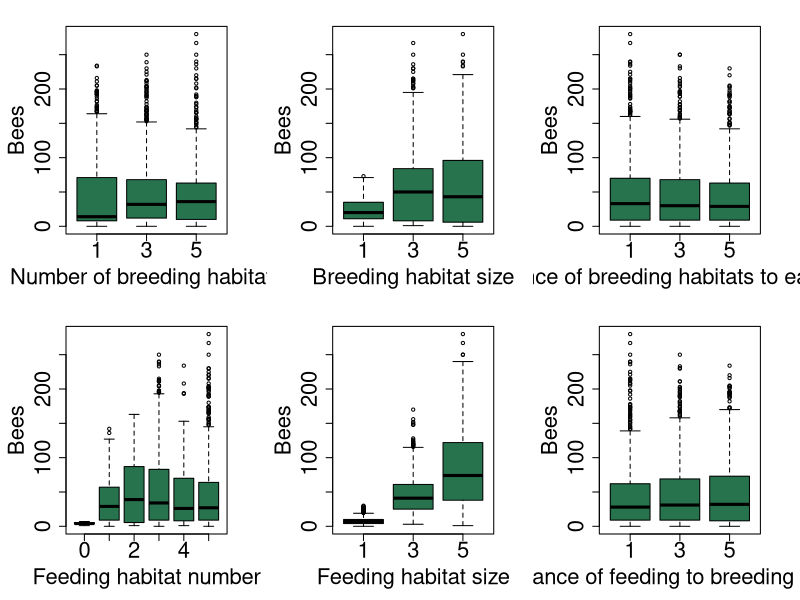
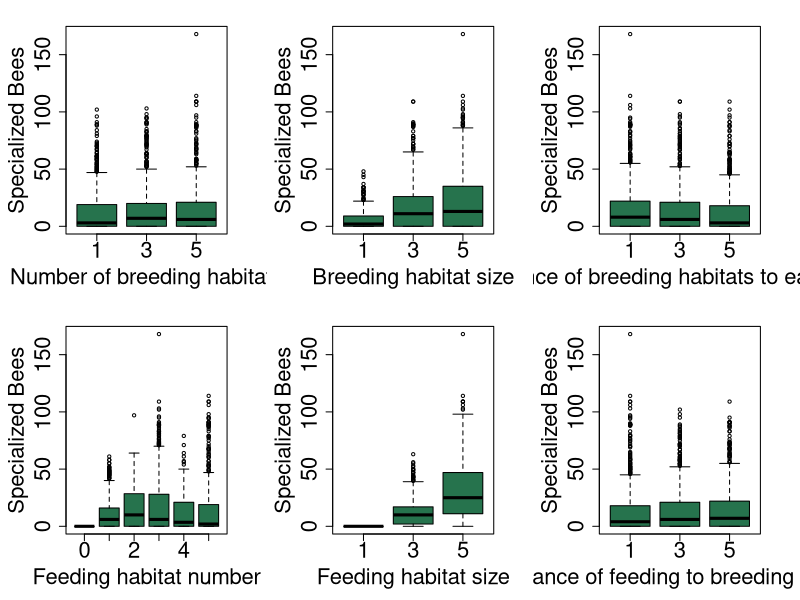
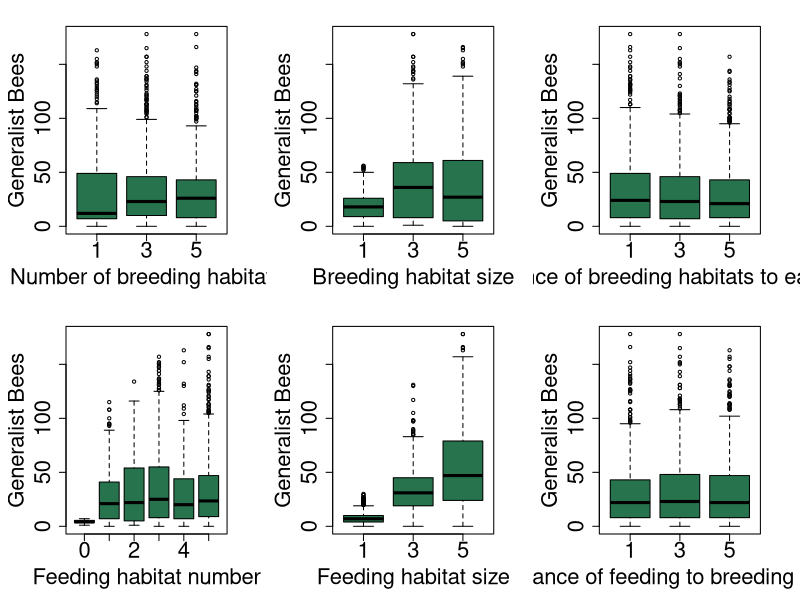
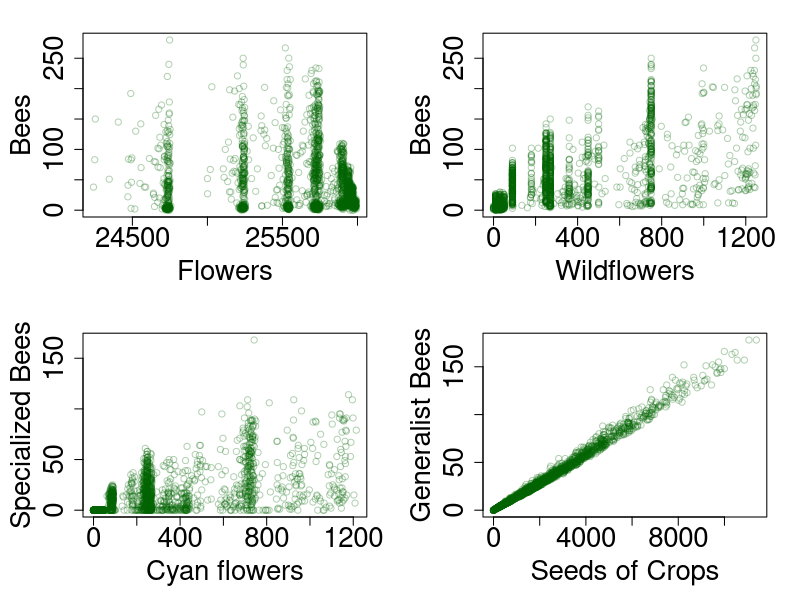
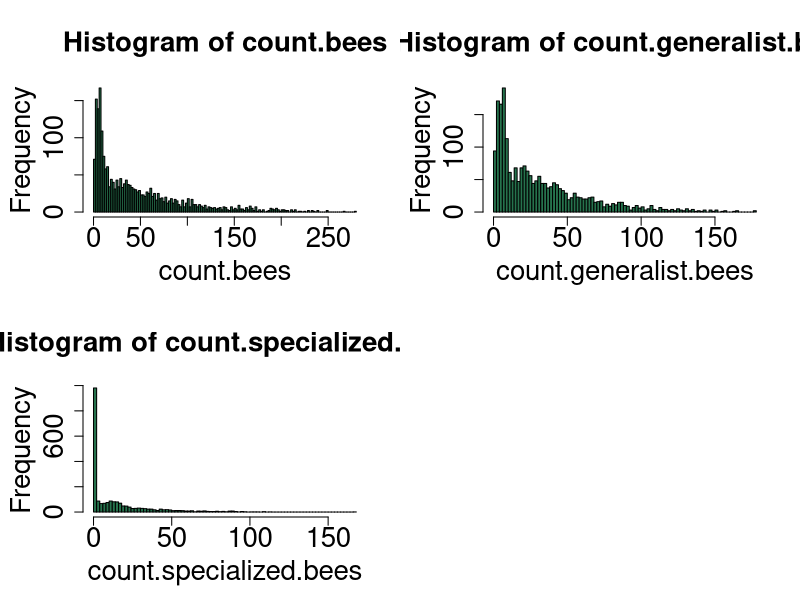
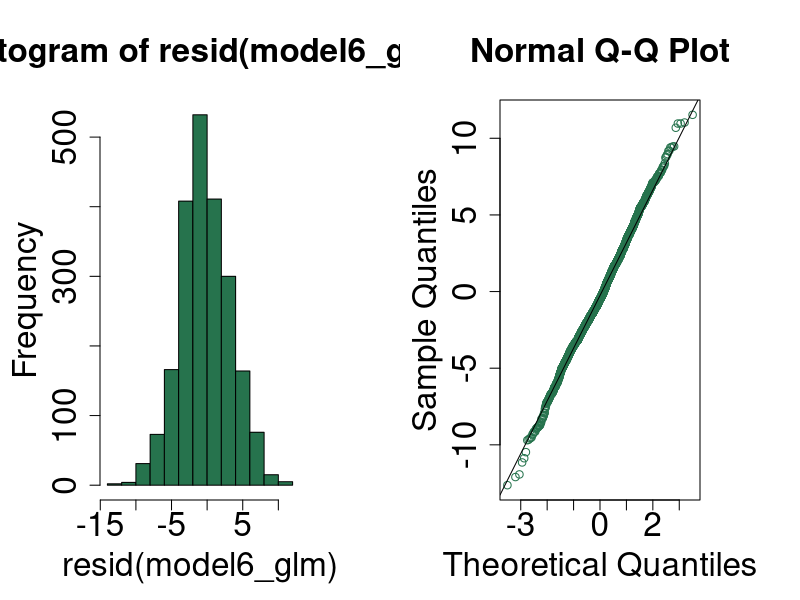
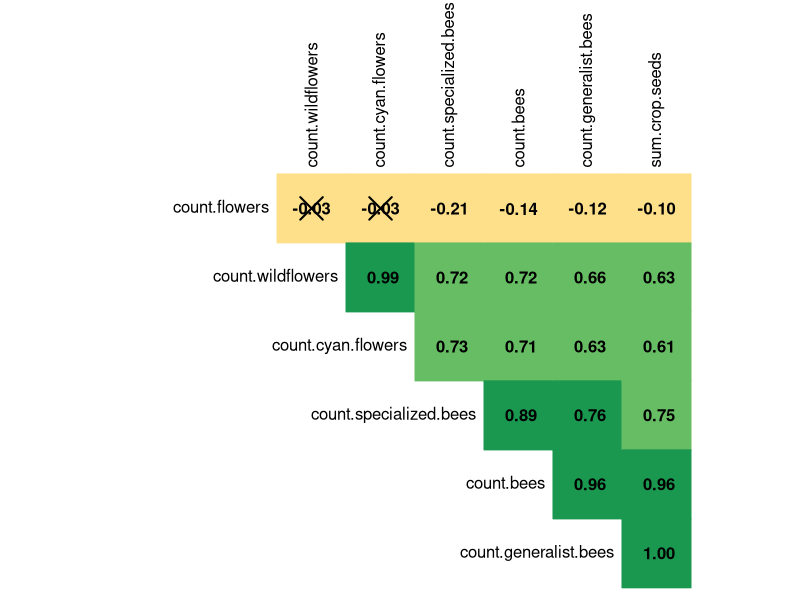
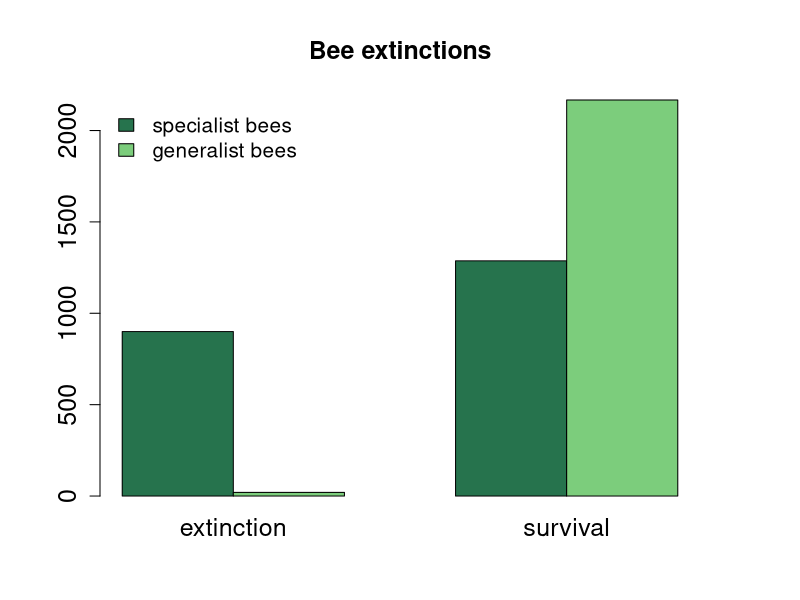

Write R code to recreate these figures, in order.
# Authors: Valentin Lorenz & Wanja Tolksdorf 
# Copyright 2023 by Valentin Lorenz & Wanja Tolksdorf 
# This work is licensed under a Creative Commons Attribution 4.0 International License (CC BY 4.0). 
# You are free to share and adapt this code, but have to give appropriate credit. 
# Full license terms: https://creativecommons.org/licenses/by/4.0/legalcode
# Link to work: https://github.com/valentinlorenz/model_bees


# ------------------- Setup --------------------

# import libraries
library(dplyr)
library(ggplot2)
library(RColorBrewer)

# set working directory
setwd("C:/Users/wjt/OneDrive - Leuphana Universit�t/SoSe 23/Ecosystem Modeling - Interdisciplinary Sustainability Studies (Major)/Ecosystem Modeling (S)/model_bees")

# load data
results<-read.csv("table_results.csv", sep=";")

# inspect data
View(results)
str(results)
summary(results)


# -------------------- Pre-processing -------------------

# calculate actual breeding and feeding habitat number
# because sometimes less than the specified number fit in the view
results$actual.breeding.habitat.number<-results$count.breeding.habitat/(results$breeding.habitat.size**2)
results$actual.feeding.habitat.number<-results$count.feeding.habitat/(results$feeding.habitat.size**2)

# change data type from integer to factor for categorical/ordinal variables to enable TukeyHSD posthoc test later
cat_cols<-c("breeding.habitat.number", "feeding.habitat.number", "breeding.habitat.size", "feeding.habitat.size", "min.distance.breed", "min.distance.feed", "max.distance.breed", "max.distance.feed", "actual.breeding.habitat.number", "actual.feeding.habitat.number")
for (column in cat_cols){
  results[[column]]<-as.factor(results[[column]])
}

# rename columns
results<-results %>%
  rename(count.generalist.bees = count.bees...count.specialized.bees, count.cyan.flowers = count.flowers.with..color...cyan., sum.crop.seeds = sum..seeds..of.crops)

# check changes
str(results)
summary(results)

attach(results)


# --------------------- Visualizations --------------------

# boxplots

predictorvars <- list(actual.breeding.habitat.number, breeding.habitat.size, min.distance.breed, actual.feeding.habitat.number, feeding.habitat.size, min.distance.feed)
predictornames <- list("Number of breeding habitats", "Breeding habitat size", "Distance of breeding habitats to each other", "Feeding habitat number", "Feeding habitat size", "Distance of feeding to breeding habitat")

par(mfrow=c(2,3), mar = c(5,5,2,3))
      
# plot all bees 
for (k in 1:6) {
  boxplot(count.bees~predictorvars[[k]], col="#26734d", xlab=predictornames[k], ylab="Bees", cex.axis = 2, cex.lab = 2)
}    
  
# plot specialized bees
for (k in 1:6) {
  boxplot(count.specialized.bees~predictorvars[[k]], col="#26734d", xlab=predictornames[k], ylab="Specialized Bees", cex.axis = 2, cex.lab = 2)
}    

# plot generalist bees
for (k in 1:6) {
  boxplot(count.generalist.bees~predictorvars[[k]], col="#26734d", xlab=predictornames[k], ylab="Generalist Bees", cex.axis = 2, cex.lab = 2)
}    


# plot the relation between bees and flowers

flowers <- list(count.flowers, count.wildflowers, count.cyan.flowers, sum.crop.seeds)
bees <- list(count.bees, count.bees, count.specialized.bees, count.generalist.bees)
flowerslabel <- list("Flowers", "Wildflowers", "Cyan flowers", "Seeds of Crops")
beelabels <- list("Bees", "Bees", "Specialized Bees", "Generalist Bees")

par(mfrow=c(2,2), mar = c(5,5,2,2))

for (i in (1:4)) {
  plot(flowers[[i]], bees[[i]], 
       xlab=flowerslabel[i], 
       ylab=beelabels[i],
       col=rgb(0, 0.4, 0, 0.3),
       cex.axis = 2, cex.lab = 2
       )
}


# -------------------- ANOVA --------------------

# check if the dependent variable is normally distributed 
par(mfrow=c(2,2), mar = c(5,5,5,2))
hist(count.bees, breaks=100, col="#26734d", cex.main = 2, cex.axis = 2, cex.lab = 2) # not normal, but rather poisson distribution 
hist(count.generalist.bees, col="#26734d", cex.main = 2, breaks=100, cex.axis = 2, cex.lab = 2)
hist(count.specialized.bees, breaks=100, col="#26734d", cex.main = 2, cex.axis = 2, cex.lab = 2)
shapiro.test(count.bees) # not normally distributed


# test for differences in the amount of bees between treatments using an anova with all 6 predictors
model6<-aov(count.bees~actual.breeding.habitat.number+breeding.habitat.size+min.distance.breed+actual.feeding.habitat.number+feeding.habitat.size+min.distance.feed)
summary(model6)

# model reduction to 5 predictors
model5<-update(model6,~.-min.distance.feed)
summary(model5)
anova(model5, model6) # model6 does not explain significantly more than model5
AIC(model5);AIC(model6)

# model reduction to 4 predictors
model4<-update(model5,~.-actual.breeding.habitat.number)
summary(model4)
anova(model4, model5) # model5 does explain significantly more than model4
AIC(model4);AIC(model5)

# results of model5
summary(model5)
TukeyHSD(model5)


# test for differences in the amount of generalist bees between treatments using an anova with all 6 predictors
model6_generalists<-aov(count.generalist.bees~actual.breeding.habitat.number+breeding.habitat.size+min.distance.breed+actual.feeding.habitat.number+feeding.habitat.size+min.distance.feed)
summary(model6_generalists)

# model reduction to 5 predictors
model5_generalists<-update(model6_generalists,~.-min.distance.feed)
summary(model5_generalists)
anova(model5_generalists, model6_generalists) # model6 does not explain significantly more than model5
AIC(model5_generalists);AIC(model6_generalists)

# model reduction to 4 predictors
model4_generalists<-update(model5_generalists,~.-min.distance.breed)
summary(model4_generalists)
anova(model4_generalists, model5_generalists) # model5 does not explain significantly more than model4
AIC(model4_generalists);AIC(model5_generalists)

# model reduction to 3 predictors
model3_generalists<-update(model4_generalists,~.-actual.breeding.habitat.number)
summary(model3_generalists)
anova(model3_generalists, model4_generalists) # model4 does explain significantly more than model3
AIC(model3_generalists);AIC(model4_generalists)

# results of model4
summary(model4_generalists)
TukeyHSD(model4_generalists)


# test for differences in the amount of specialist bees between treatments using an anova with all 6 predictors
model6_specialists<-aov(count.specialized.bees~actual.breeding.habitat.number+breeding.habitat.size+min.distance.breed+actual.feeding.habitat.number+feeding.habitat.size+min.distance.feed)
summary(model6_specialists)

# model reduction to 5 predictors
model5_specialists<-update(model6_specialists,~.-min.distance.feed)
summary(model5_specialists)
anova(model5_specialists, model6_specialists) # model6 does not explain significantly more than model5
AIC(model5_specialists);AIC(model6_specialists)

# model reduction to 4 predictors
model4_specialists<-update(model5_specialists,~.-actual.breeding.habitat.number)
summary(model4_specialists)
anova(model4_specialists, model5_specialists) # model5 does explain significantly more than model4
AIC(model4_specialists);AIC(model5_specialists)

# results of model5
summary(model5_specialists)
TukeyHSD(model5_specialists)


# ------------------- GLM --------------------

# test for differences in the amount of bees between treatments using a glm with all 6 predictors
model6_glm<-glm(count.bees~actual.breeding.habitat.number+breeding.habitat.size+min.distance.breed+actual.feeding.habitat.number+feeding.habitat.size+min.distance.feed, family = quasipoisson())
summary(model6_glm)

# check if residuals are normally distributed
par(mfrow=c(1,2), mar = c(5,5,5,5))
hist(resid(model6_glm), col="#26734d", cex.main = 2, cex.axis = 2, cex.lab = 2)
qqnorm(resid(model6_glm), col="#26734d", cex.main = 2, cex.axis = 2, cex.lab = 2)
qqline(resid(model6_glm))
shapiro.test(resid(model6_glm)) # residuals are almost normally distributed

# model reduction to 5 predictors
model5_glm<-update(model6_glm,~.-min.distance.feed)
summary(model5_glm)
anova(model5_glm, model6_glm, test = "F") # model6_glm does not explain significantly more than model5_glm

# model reduction to 4 predictors
model4_glm<-update(model5_glm,~.-min.distance.breed)
summary(model4_glm)
anova(model4_glm, model5_glm, test = "F") # model5_glm does explain significantly more than model4_glm

# compare results of the anova and the glm
summary(model5)
summary(model5_glm) # very similar results


# ------------------ Correlations ---------------------

# function for calculating p-values of multiple correlations
# df : dataframe containing the variables for correlation tests
# ... : further arguments to pass to the cor.test function
cor.test.mat <- function(df, ...) {
  
  n <- ncol(df)
  p.value.mat <- matrix(NA, n, n)
  colnames(p.value.mat) <- colnames(df)
  rownames(p.value.mat) <- colnames(df)
  diag(p.value.mat) <- 0
  
  for (i in 1:(n - 1)) {
    for (j in (i + 1):n) {
      cor.test.results <- cor.test(df[, i], df[, j], ...)
      p.value.mat[i, j] <- cor.test.results$p.value
      p.value.mat[j, i] <- cor.test.results$p.value
    }
  }
  
  return(p.value.mat)
}

# matrix of the p-value of Spearman correlations for non-normal data
p.value.mat <- cor.test.mat(results[,c(13,14,15,17,18,19,20)], method = "spearman")
head(p.value.mat)

# visualize the significant Spearman correlations
par(mfrow=c(1,1))
corrplot::corrplot(cor(results[,c(13,14,15,17,18,19,20)], method = "spearman"), 
                   method = "color",  col=brewer.pal(n=8, name="RdYlGn"),
                   type = "upper", order = "hclust", diag = FALSE,
                   addCoef.col = "black", number.cex = 1, cl.pos = "n",
                   tl.col="black", tl.cex = 1, 
                   p.mat = p.value.mat, sig.level = 0.05)


# -------------------- Chi-square -------------------

# calculate the number of specialist and generalist bee extinctions/survivals and create a table
extinction_table<-as.table(rbind(c(sum(count.specialized.bees == 0), sum(count.specialized.bees != 0)), c(sum(count.generalist.bees == 0), sum(count.generalist.bees != 0))))
dimnames(extinction_table)<-list(c("specialist bees", "generalist bees"), c("extinction","survival"))

# calculate Chi-square test
extinction_chisq<-chisq.test(extinction_table)

# Chi-square results
extinction_chisq
extinction_chisq$observed   
extinction_chisq$expected   

# visualize bee extinctions as barplot
par(mfrow=c(1,1), mar = c(5,5,5,5))
barplot(extinction_table,  col=c("#26734d", "#7CCD7C"), beside = TRUE, 
        legend.text = TRUE, args.legend = list(x = "topleft", cex = 1.25, bty = "n"),
        main = "Bee extinctions", cex.main = 1.5, cex.axis = 1.5, cex.names = 1.5)

